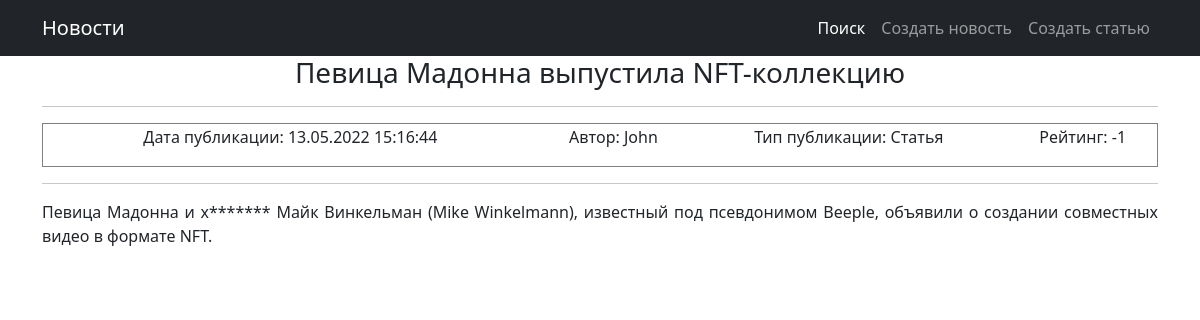
The page /news/2 on the database its author committed.
### news/models.py (models this page shows, shortened)
class Post(models.Model):
    types = models.CharField(max_length=2, choices=POST_TYPES, default=news)
    date_create = models.DateTimeField(auto_now_add=True)
    header = models.CharField(max_length=255)
    text = models.TextField()
    rating = models.IntegerField(default=0)
    author_id = models.ForeignKey(Author, on_delete=models.CASCADE)
    categories = models.ManyToManyField(Category, through='PostCategory')

class Author(models.Model):
    user_id = models.OneToOneField(User, on_delete=models.CASCADE)
    rating = models.IntegerField(default=0)

### news/views.py (the view, shortened to what this page needs)
# urls.py: path('news/<int:pk>', PostView.as_view(), name='news_detail'),
class PostView(DetailView):
    model = Post
    template_name = 'news/post.html'
    context_object_name = 'post'
    paginate_by = paginator_items_count
    def get_queryset(self):
        queryset = super().get_queryset()
        self.filterset = NewsFilter(self.request.GET, queryset)
        return self.filterset.qs
    def get_context_data(self, **kwargs):
        context = super().get_context_data(**kwargs)
        context['cat'] = dict(POST_TYPES)[self.object.types]
        return context

### news/templatetags/custom_filters.py (called while the page is built)
def replace(match):
    word = match.group()
    if word.lower() in bad_words:
        return word[0] + '*' * (len(word) - 1)
    else:
        return word

@register.filter()
def censor(value):
    return re.sub(r'\b\w*\b', replace, value, flags=re.I | re.U)

### templates/news/post.html (shortened to what this page needs)
{% extends 'news/default.html' %}
{% load custom_filters %}
{% block content %}
    <h3> {{ post.header|censor }}</h3>
    <hr>
    <table style="border-collapse: collapse; width: 100%;" border="1">
        <tbody>
            <tr>
                <td>
                    <p>Дата публикации: {{ post.date_create|date:'d.m.Y H:i:s'}}</p>
                </td>
                <td>
                    <p>Автор: {{ post.author_id.user_id.username}}</p>
                </td>
                <td>
                    <p>Тип публикации: {{ cat }}</p>
                </td>
                <td>
                    <p>Рейтинг: {{ post.rating }}</p>
                </td>
            </tr>
        </tbody>
    </table>
    <hr>
    <p align="justify"> {{ post.text|censor }} </p>
{% endblock content %}

### rows shown on the page
Post: header|censor "Певица Мадонна выпустила NFT-коллекцию", date_create "13.05.2022 15:16:44", author_id.user_id.username "John", rating "-1", text|censor "Певица Мадонна и х******* Майк Винкельман (Mike Winkelmann), известный под псевдонимом Beeple, объявили о создании совместных видео в формате NFT."

### other values the page prints
{{ cat }} "Статья"
